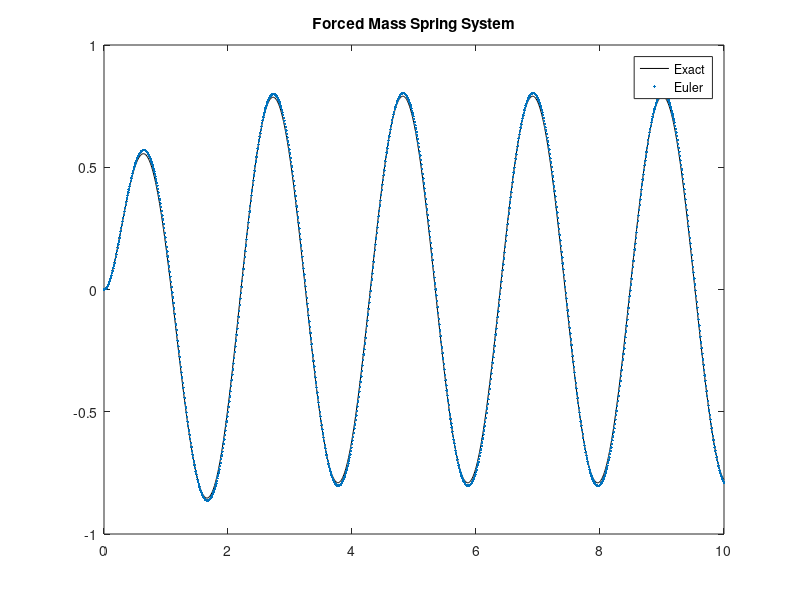

This chart was generated by the following MATLAB code:
clear; clc; close all
q0 = [0; 0];        
h = 0.01;
t = 0:h:10;      
A = [0 1;-5 -4];  
B = [0; 1]                
yexact = exp(-2*t).*(0.25*cos(t)-1.75*sin(t))-0.25*cos(3*t)+0.75*sin(3*t);  
qstar = zeros(2,length(t));  
qstar(:,1) = q0;             
for i=1:(length(t)-1)
  k1 = A*qstar(:,i)+B*(10*cos(3*(t(i))));            
  qstar(:,i+1) = qstar(:,i) + k1*h; 
end
plot(t,yexact,'k-'), hold on, plot(t,qstar(1,:),'.');       
legend('Exact','Euler');
title('Forced Mass Spring System');
hold off
